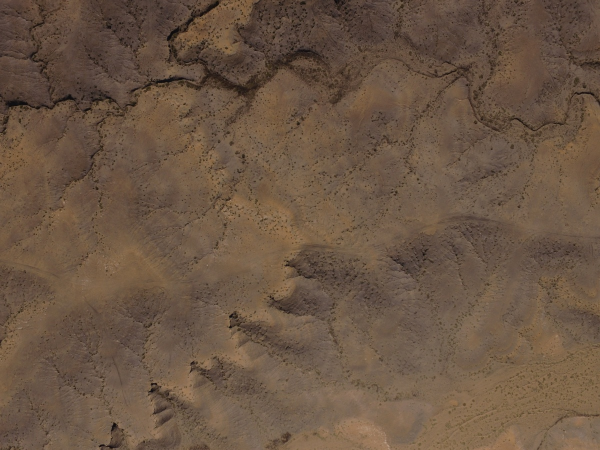
#> input picture resized_images/DJI_0001.JPG, 1200 x 900 px (shown at 1/2 size)
$ python -i shadow.py   (imports and definitions only)
#> lines starting #> are read from the running program, lines starting #| are printed output that depends on the picture
#Author Kyryl Serediuk and Vladyslav Varfolomeev
import cv2
import numpy as np
import random
from scipy.stats import norm

def generate_parallel_light_mask(mask_size,
                                 position=None,
                                 direction=None,
                                 max_brightness=255,
                                 min_brightness=0,
                                 mode="gaussian",
                                 linear_decay_rate=None):
    if position is None:
        pos_x = random.randint(0, mask_size[0])
        pos_y = random.randint(0, mask_size[1])
    else:
        pos_x = position[0]
        pos_y = position[1]
    if direction is None:
        direction = random.randint(0, 360)
    if linear_decay_rate is None:
        if mode == "linear_static":
            linear_decay_rate = random.uniform(0.2, 2)
        if mode == "linear_dynamic":
            linear_decay_rate = (max_brightness - min_brightness) / max(mask_size)
    assert mode in ["linear_dynamic", "linear_static", "gaussian"], \
        "mode must be linear_dynamic, linear_static or gaussian"
    padding = int(max(mask_size) * np.sqrt(2))
    canvas_x = padding * 2 + mask_size[0]
    canvas_y = padding * 2 + mask_size[1]
    mask = np.zeros(shape=(canvas_y, canvas_x), dtype=np.float32)
    init_mask_ul = (int(padding), int(padding))
    init_mask_br = (int(padding+mask_size[0]), int(padding+mask_size[1]))
    init_light_pos = (padding + pos_x, padding + pos_y)
    for i in range(canvas_y):
        if mode == "linear":
            i_value = _decayed_value_in_linear(i, max_brightness, init_light_pos[1], linear_decay_rate)
        elif mode == "gaussian":
            i_value = _decayed_value_in_norm(i, max_brightness, min_brightness, init_light_pos[1], mask_size[1])
        else:
            i_value = 0
        mask[i] = i_value
    rotate_M = cv2.getRotationMatrix2D(init_light_pos, direction, 1)
    mask = cv2.warpAffine(mask, rotate_M, (canvas_x,  canvas_y))
    mask = mask[init_mask_ul[1]:init_mask_br[1], init_mask_ul[0]:init_mask_br[0]]
    mask = np.asarray(mask, dtype=np.uint8)
    mask = cv2.medianBlur(mask, 9)
    mask = 255 - mask
    return mask


def _decayed_value_in_norm(x, max_value, min_value, center, range):
    radius = range / 3
    center_prob = norm.pdf(center, center, radius)
    x_prob = norm.pdf(x, center, radius)
    x_value = (x_prob / center_prob) * (max_value - min_value) + min_value
    return x_value
# [5 lines left out: function _decayed_value_in_linear, not called in this run]


def add_parallel_light(image, light_position=None, direction=None, max_brightness=255, min_brightness=0,
                       mode="gaussian", linear_decay_rate=None, transparency=None):
#> called with image = '../resized_images/DJI_0001.JPG', max_brightness = 255, min_brightness = 0, mode = 'gaussian'
    if transparency is None:
        transparency = random.uniform(0.5, 0.85)
    frame = cv2.imread(image)
#> frame is the input picture: shape (900, 1200, 3); mean B, G, R 68.2, 85.8, 107
    height, width, _ = frame.shape
#> height = 900; width = 1200
    hsv = cv2.cvtColor(frame, cv2.COLOR_BGR2HSV)
#> hsv: shape (900, 1200, 3); mean H, S, V 13.4, 92.8, 107
    mask = generate_parallel_light_mask(mask_size=(width, height),
                                        position=light_position,
                                        direction=direction,
                                        max_brightness=max_brightness,
                                        min_brightness=min_brightness,
                                        mode=mode,
                                        linear_decay_rate=linear_decay_rate)
    hsv[:, :, 2] = hsv[:, :, 2] * transparency + mask * (1 - transparency)
#> hsv: shape (900, 1200, 3); mean H, S, V 13.4, 92.8, 116.1
    frame = cv2.cvtColor(hsv, cv2.COLOR_HSV2BGR)
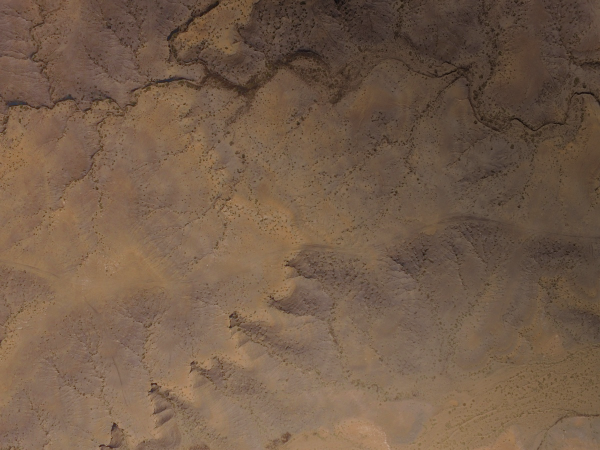
#> frame: shape (900, 1200, 3) (shown at 1/2 size); mean B, G, R 73.5, 92.6, 116.1
    frame[frame > 255] = 255
    frame = np.asarray(frame, dtype=np.uint8)
    return frame


# [68 lines left out: functions generate_spot_light_mask, _decay_value_radically_norm_in_matrix, _decay_value_radically_norm, add_spot_light, not called in this run]


>>> result = add_parallel_light('../resized_images/DJI_0001.JPG')

$ run again, on resized_images/DJI_0002.JPG
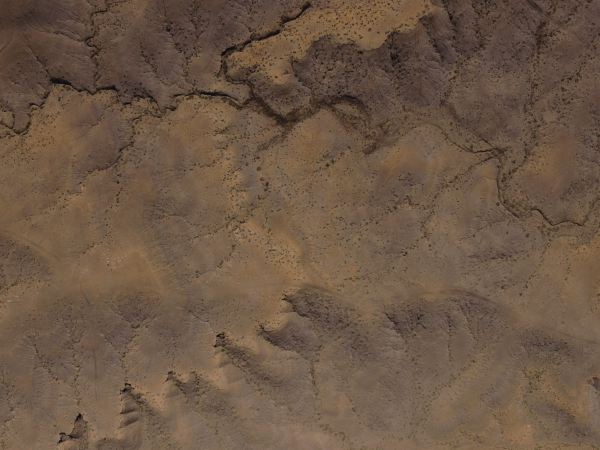
#> input picture resized_images/DJI_0002.JPG, 1200 x 900 px (shown at 1/2 size)
#> in add_parallel_light, frame is the input picture: shape (900, 1200, 3); mean B, G, R 69.4, 87, 108.3
#> in add_parallel_light, `frame = cv2.cvtColor(hsv, cv2.COLOR_HSV2BGR)`:
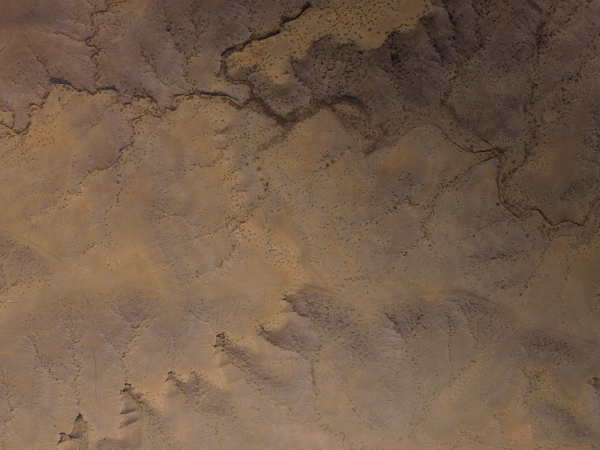
#> frame: shape (900, 1200, 3) (shown at 1/2 size); mean B, G, R 74.6, 93.6, 117.2

$ run again, on resized_images/DJI_0003.JPG
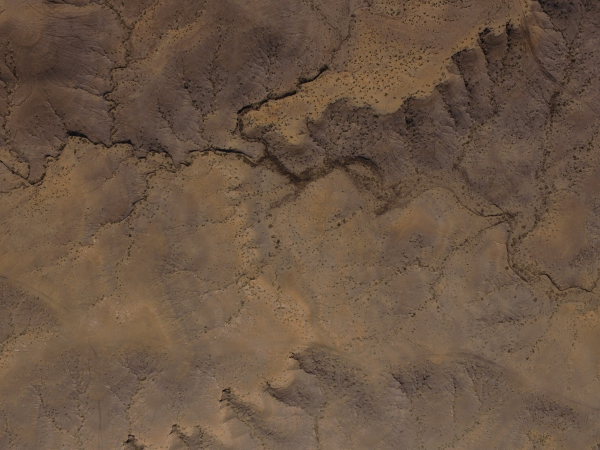
#> input picture resized_images/DJI_0003.JPG, 1200 x 900 px (shown at 1/2 size)
#> in add_parallel_light, frame is the input picture: shape (900, 1200, 3); mean B, G, R 67.5, 85, 106.5
#> in add_parallel_light, `frame = cv2.cvtColor(hsv, cv2.COLOR_HSV2BGR)`:
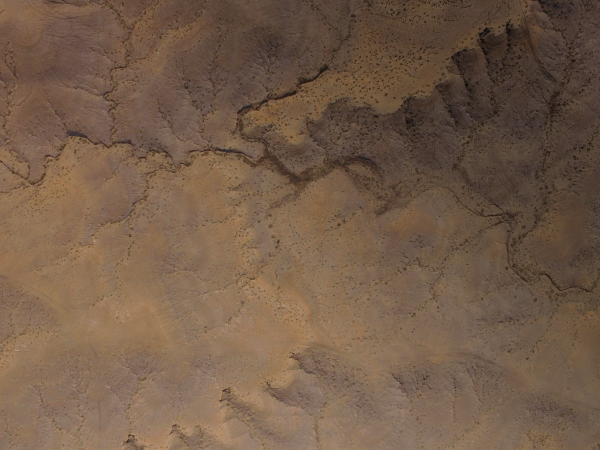
#> frame: shape (900, 1200, 3) (shown at 1/2 size); mean B, G, R 72.9, 91.9, 115.7

$ run again, on resized_images/DJI_0004.JPG
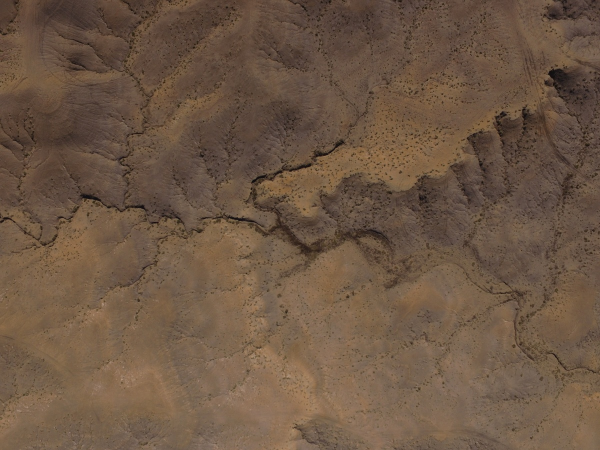
#> input picture resized_images/DJI_0004.JPG, 1200 x 900 px (shown at 1/2 size)
#> in add_parallel_light, frame is the input picture: shape (900, 1200, 3); mean B, G, R 68.6, 87, 109.3
#> in add_parallel_light, `frame = cv2.cvtColor(hsv, cv2.COLOR_HSV2BGR)`:
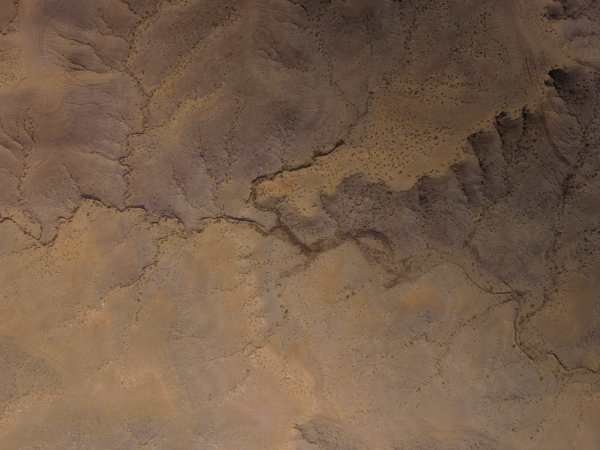
#> frame: shape (900, 1200, 3) (shown at 1/2 size); mean B, G, R 73.5, 93.4, 117.9
